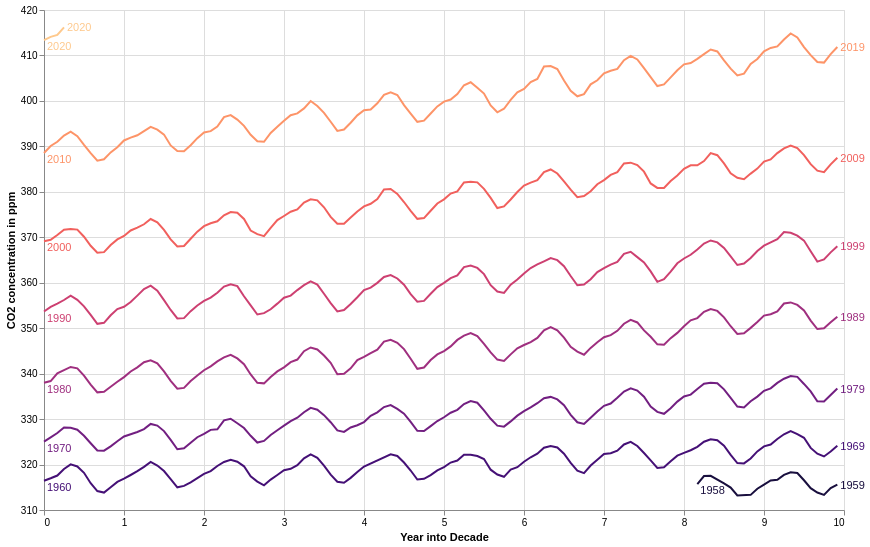

Write the Vega-Lite specification saved for this chart.
### Vega-Lite specification from a JSON file in a GitHub repository (floating-point values rounded to 4 significant figures; data arrays with more than 128 entries replaced by an {"elided": "..."} marker saying what was removed)
{"$schema": "https://vega.github.io/schema/vega-lite/v4.json", "data": {"format": {"parse": {"Date": "utc:'%Y-%m-%d'"}}, "values": {"elided": "741 records"}}, "width": 800, "height": 500, "transform": [{"calculate": "year(datum.Date)", "as": "year"}, {"calculate": "floor(datum.year / 10)", "as": "decade"}, {"calculate": "(datum.year % 10) + (month(datum.Date)/12)", "as": "scaled_date"}, {"calculate": "datum.first_date === datum.scaled_date ? 'first' : datum.last_date === datum.scaled_date ? 'last' : null", "as": "end"}], "encoding": {"x": {"type": "quantitative", "title": "Year into Decade", "axis": {"tickCount": 11}}, "y": {"title": "CO2 concentration in ppm", "type": "quantitative", "scale": {"zero": false}}, "color": {"field": "decade", "type": "ordinal", "scale": {"scheme": "magma"}, "legend": null}}, "layer": [{"mark": "line", "encoding": {"x": {"field": "scaled_date"}, "y": {"field": "CO2"}}}, {"mark": {"type": "text", "baseline": "top", "aria": false}, "encoding": {"x": {"aggregate": "min", "field": "scaled_date"}, "y": {"aggregate": {"argmin": "scaled_date"}, "field": "CO2"}, "text": {"aggregate": {"argmin": "scaled_date"}, "field": "year"}}}, {"mark": {"type": "text", "aria": false}, "encoding": {"x": {"aggregate": "max", "field": "scaled_date"}, "y": {"aggregate": {"argmax": "scaled_date"}, "field": "CO2"}, "text": {"aggregate": {"argmax": "scaled_date"}, "field": "year"}}}], "config": {"text": {"align": "left", "dx": 3, "dy": 1}}}
